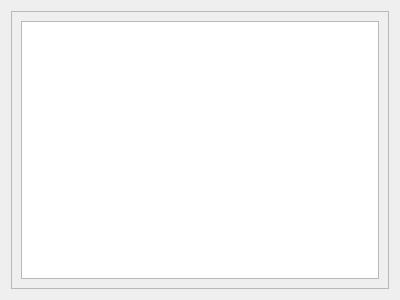
<?xml version="1.0" encoding="UTF-8"?>
<ui version="4.0">
 <class>timetable</class>
 <widget class="QWidget" name="timetable">
  <property name="geometry">
   <rect>
    <x>0</x>
    <y>0</y>
    <width>400</width>
    <height>300</height>
   </rect>
  </property>
  <property name="windowTitle">
   <string>Form</string>
  </property>
  <layout class="QVBoxLayout" name="verticalLayout">
   <item>
    <widget class="QScrollArea" name="scrollArea">
     <property name="widgetResizable">
      <bool>true</bool>
     </property>
     <widget class="QWidget" name="scrollAreaWidgetContents">
      <property name="geometry">
       <rect>
        <x>0</x>
        <y>0</y>
        <width>380</width>
        <height>280</height>
       </rect>
      </property>
      <layout class="QVBoxLayout" name="verticalLayout_2">
       <item>
        <widget class="QTableWidget" name="tableWidget"/>
       </item>
      </layout>
     </widget>
    </widget>
   </item>
  </layout>
 </widget>
 <resources/>
 <connections/>
</ui>
